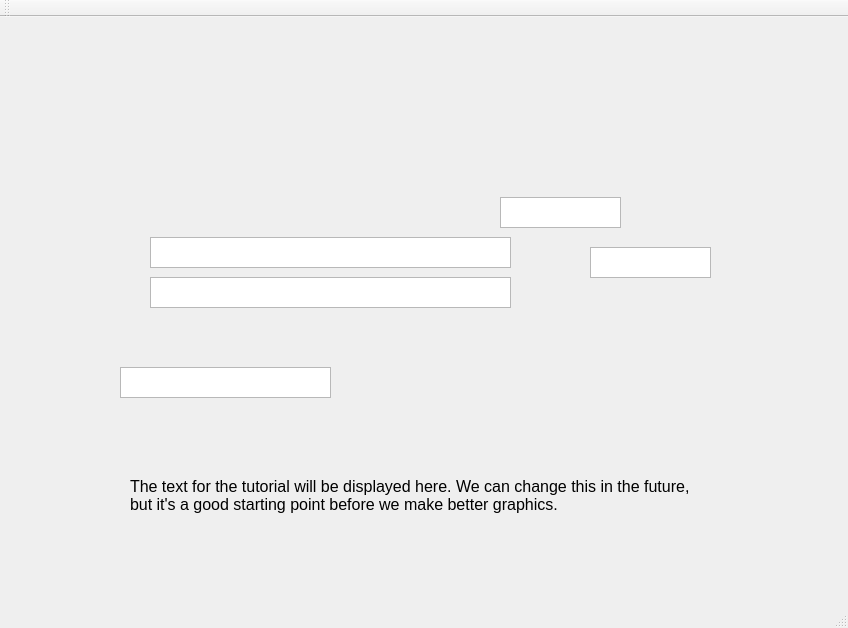
<?xml version="1.0" encoding="UTF-8"?>
<ui version="4.0">
 <class>MainWindow</class>
 <widget class="QMainWindow" name="MainWindow">
  <property name="geometry">
   <rect>
    <x>0</x>
    <y>0</y>
    <width>848</width>
    <height>628</height>
   </rect>
  </property>
  <property name="windowTitle">
   <string>MainWindow</string>
  </property>
  <widget class="QWidget" name="centralWidget">
   <widget class="QLabel" name="checkImage">
    <property name="geometry">
     <rect>
      <x>50</x>
      <y>80</y>
      <width>861</width>
      <height>401</height>
     </rect>
    </property>
    <property name="text">
     <string/>
    </property>
   </widget>
   <widget class="QPlainTextEdit" name="amountBox">
    <property name="geometry">
     <rect>
      <x>590</x>
      <y>230</y>
      <width>121</width>
      <height>31</height>
     </rect>
    </property>
    <property name="font">
     <font>
      <pointsize>12</pointsize>
     </font>
    </property>
    <property name="lineWidth">
     <number>7</number>
    </property>
    <property name="plainText">
     <string/>
    </property>
   </widget>
   <widget class="QPlainTextEdit" name="dateBox">
    <property name="enabled">
     <bool>true</bool>
    </property>
    <property name="geometry">
     <rect>
      <x>500</x>
      <y>180</y>
      <width>121</width>
      <height>31</height>
     </rect>
    </property>
    <property name="font">
     <font>
      <pointsize>12</pointsize>
     </font>
    </property>
    <property name="frameShadow">
     <enum>QFrame::Raised</enum>
    </property>
    <property name="lineWidth">
     <number>20</number>
    </property>
   </widget>
   <widget class="QPlainTextEdit" name="memoBox">
    <property name="geometry">
     <rect>
      <x>120</x>
      <y>350</y>
      <width>211</width>
      <height>31</height>
     </rect>
    </property>
    <property name="font">
     <font>
      <pointsize>12</pointsize>
     </font>
    </property>
   </widget>
   <widget class="QLabel" name="tutorialText">
    <property name="geometry">
     <rect>
      <x>130</x>
      <y>460</y>
      <width>581</width>
      <height>81</height>
     </rect>
    </property>
    <property name="font">
     <font>
      <pointsize>12</pointsize>
     </font>
    </property>
    <property name="text">
     <string>The text for the tutorial will be displayed here. We can change this in the future, but it's a good starting point before we make better graphics.</string>
    </property>
    <property name="textFormat">
     <enum>Qt::RichText</enum>
    </property>
    <property name="alignment">
     <set>Qt::AlignLeading|Qt::AlignLeft|Qt::AlignTop</set>
    </property>
    <property name="wordWrap">
     <bool>true</bool>
    </property>
   </widget>
   <widget class="QTextEdit" name="writtenAmountBox">
    <property name="geometry">
     <rect>
      <x>150</x>
      <y>260</y>
      <width>361</width>
      <height>31</height>
     </rect>
    </property>
    <property name="font">
     <font>
      <pointsize>12</pointsize>
     </font>
    </property>
   </widget>
   <widget class="QTextEdit" name="recipientBox">
    <property name="geometry">
     <rect>
      <x>150</x>
      <y>220</y>
      <width>361</width>
      <height>31</height>
     </rect>
    </property>
    <property name="font">
     <font>
      <pointsize>12</pointsize>
     </font>
    </property>
   </widget>
  </widget>
  <widget class="QMenuBar" name="menuBar">
   <property name="geometry">
    <rect>
     <x>0</x>
     <y>0</y>
     <width>848</width>
     <height>21</height>
    </rect>
   </property>
  </widget>
  <widget class="QToolBar" name="mainToolBar">
   <attribute name="toolBarArea">
    <enum>TopToolBarArea</enum>
   </attribute>
   <attribute name="toolBarBreak">
    <bool>false</bool>
   </attribute>
  </widget>
  <widget class="QStatusBar" name="statusBar"/>
 </widget>
 <layoutdefault spacing="6" margin="11"/>
 <resources/>
 <connections/>
</ui>
